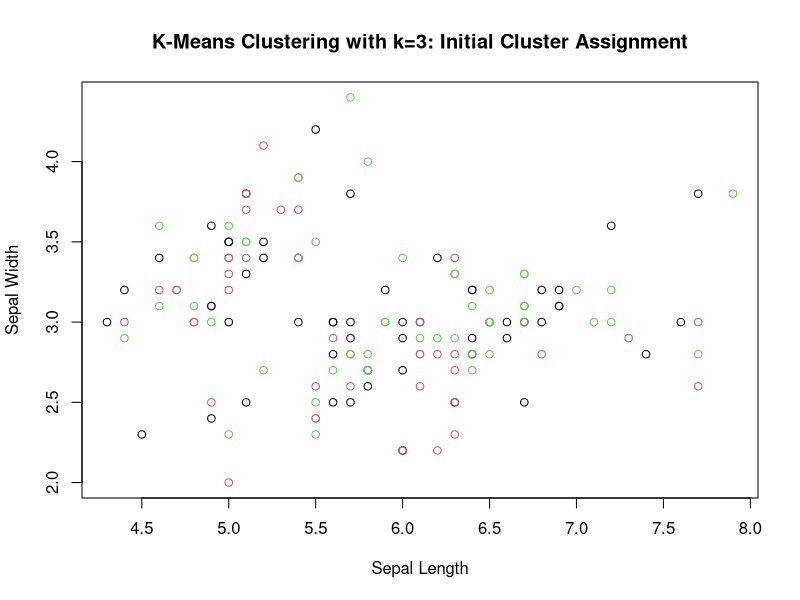
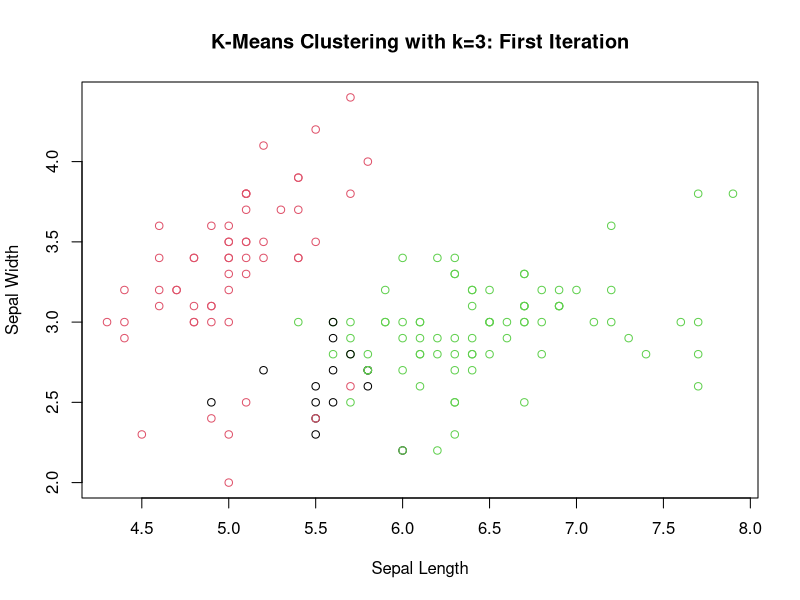
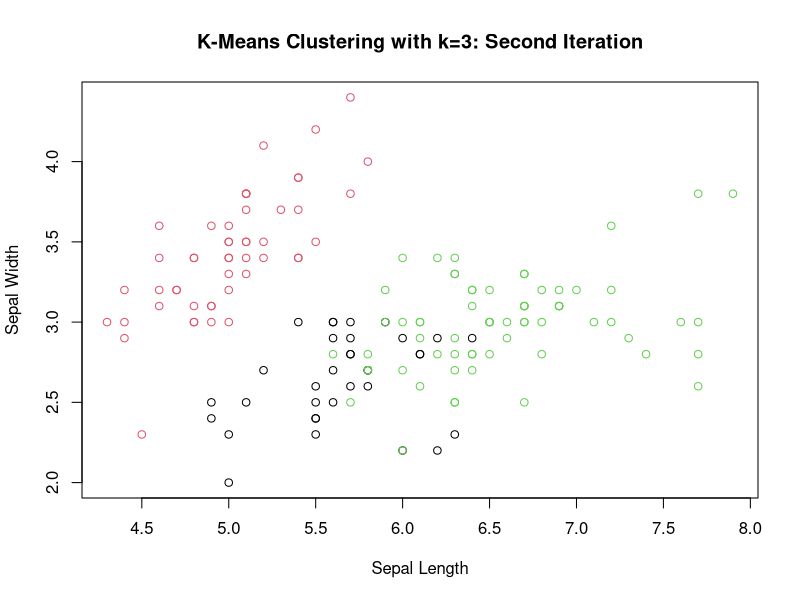
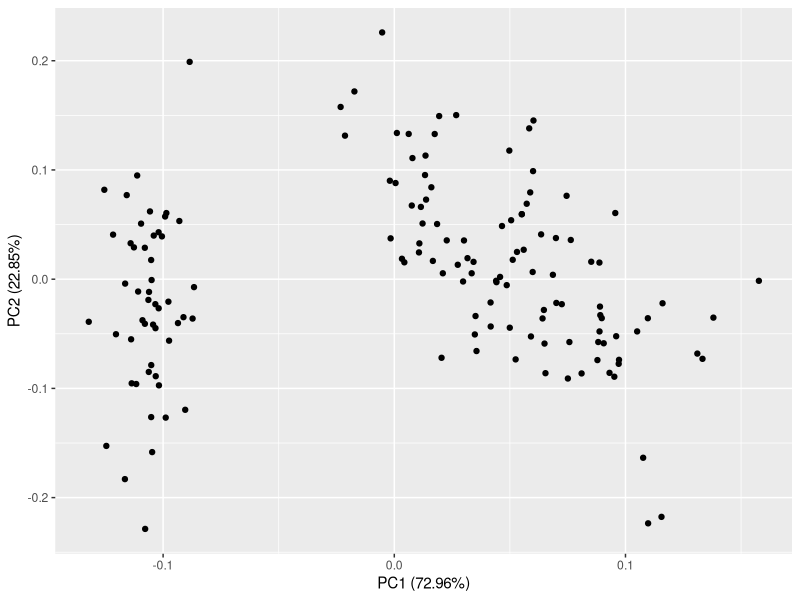
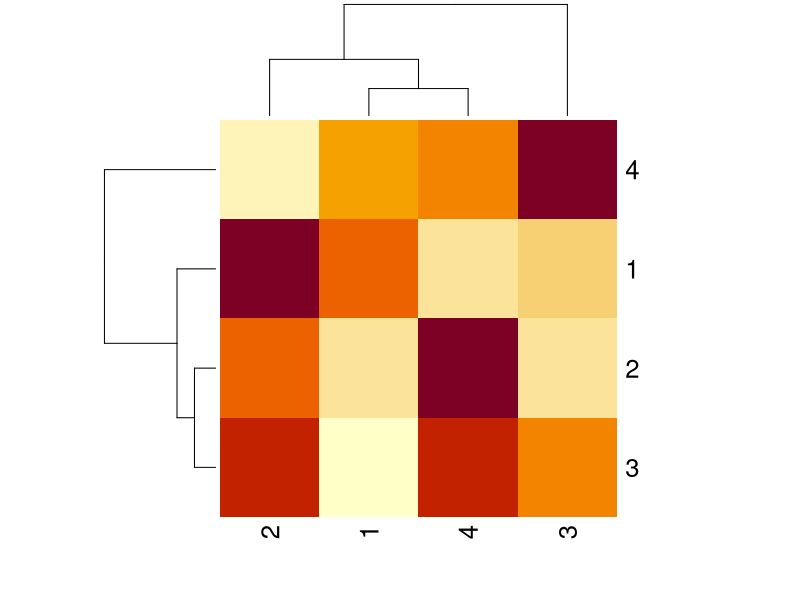
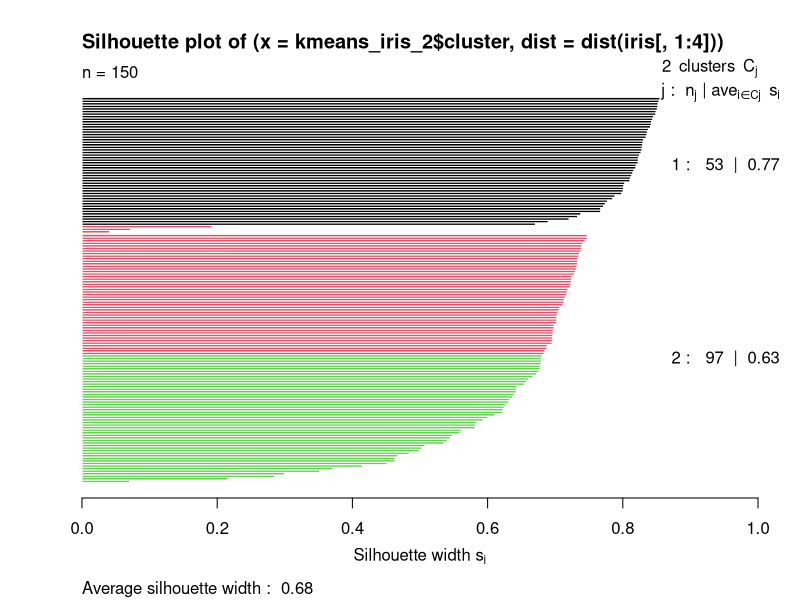
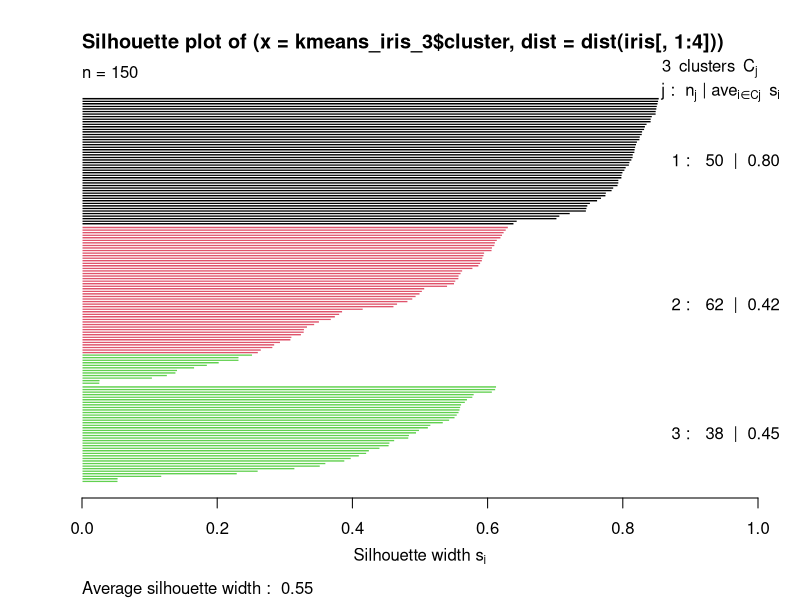
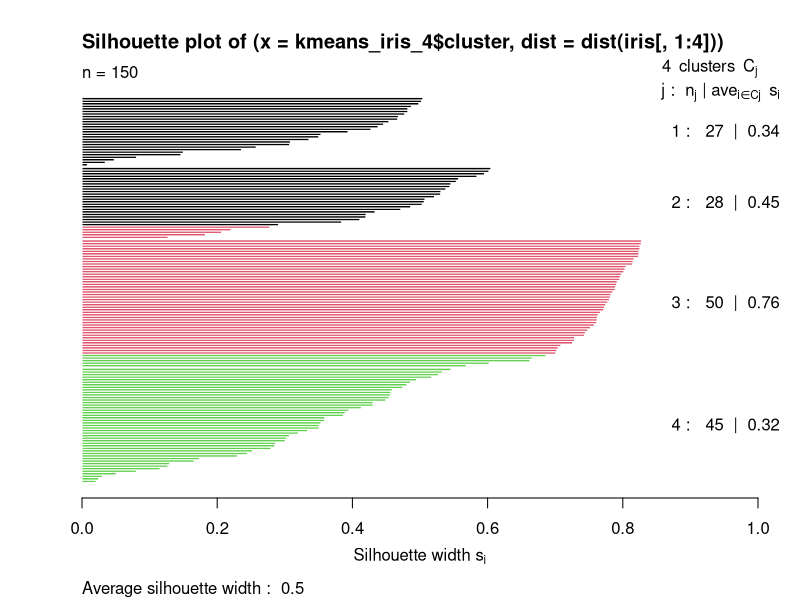

Here is the R script that generated these plots, in order:
## ---- chunk 1
# Loading libraries
library(ggplot2)
library(fastICA)
library(tidyverse)
library(ggfortify)
library(cluster)
## ---- chunk 2
data(iris)
#You can choose however many clusters you want
head(iris)
## ---- chunk 3
# Dropped "species" column
iris_subset <- select(iris, -"Species")
head(iris_subset, n = 3)
## ---- chunk 4
# Use set.seed function so data is replicable
set.seed(4)

# K = 3
# Randomly assign each data point to a number from 1-3
iris_subset$Cluster <- sample(1:3, nrow(iris), replace = TRUE)

# First Iteration

# Compute cluster centroid
# There are 4 variables, so the centroids will be vectors of length 4
cluster_1 <- filter(iris_subset, Cluster == 1)
cluster_2 <- filter(iris_subset, Cluster == 2)
cluster_3 <- filter(iris_subset, Cluster == 3)

a <- as.vector(apply(cluster_1, 2, mean)[1:4])
b <- as.vector(apply(cluster_2, 2, mean)[1:4])
c <- as.vector(apply(cluster_3, 2, mean)[1:4])

# Euclidean distance of each point from each centroid
d <- sqrt(((iris_subset[1]-a[1])^2)+((iris_subset[2]-a[2])^2)+((iris_subset[3]-a[3])^2)+((iris_subset[4]-a[4])^2))
e <- sqrt(((iris_subset[1]-b[1])^2)+((iris_subset[2]-b[2])^2)+((iris_subset[3]-b[3])^2)+((iris_subset[4]-b[4])^2))
f <- sqrt(((iris_subset[1]-c[1])^2)+((iris_subset[2]-c[2])^2)+((iris_subset[3]-c[3])^2)+((iris_subset[4]-c[4])^2))

df <- data.frame(d,e,f)

# Finds minimum distance
iris_subset$Min_dist_1 <- apply(df, 1, min)

# Assigns to new cluster
iris_subset$Cluster_2 <- apply(df, 1, which.min)

# Second Iteration

# Computer cluster centroid
cluster_1.1 <- filter(iris_subset, Cluster_2 == 1)
cluster_2.1 <- filter(iris_subset, Cluster_2 == 2)
cluster_3.1 <- filter(iris_subset, Cluster_2 == 3)

g <- as.vector(apply(cluster_1.1, 2, mean)[1:4])
h <- as.vector(apply(cluster_2.1, 2, mean)[1:4])
i <- as.vector(apply(cluster_3.1, 2, mean)[1:4])

j <- sqrt(((iris_subset[1] - g[1])^2)+((iris_subset[2] - g[2])^2)+((iris_subset[3] - g[3])^2)+((iris_subset[4] - g[4])^2))
k <- sqrt(((iris_subset[1] - h[1])^2)+((iris_subset[2] - h[2])^2)+((iris_subset[3] - h[3])^2)+((iris_subset[4] - h[4])^2))
l <- sqrt(((iris_subset[1] - i[1])^2)+((iris_subset[2] - i[2])^2)+((iris_subset[3] - i[3])^2)+((iris_subset[4] - i[4])^2))

df1 <- data.frame(j, k, l)

# Finds Minimum Distance
iris_subset$Min_dist_2 <- apply(df1, 1, min)

# Assigns to new cluster
iris_subset$Cluster_3 <- apply(df1, 1, which.min)

# Displays clusters in each iteration
iris_clusters <- select(iris_subset, -c("Min_dist_1","Min_dist_2"))
iris_clusters                     
## ---- chunk 5
# Plotting first two variables to get an idea of clusters, although would have used principal component analysis if prompted, will not show output

plot(iris_subset$Sepal.Length, iris_subset$Sepal.Width, col=iris_subset$Cluster, main = "K-Means Clustering with k=3: Initial Cluster Assignment", xlab = "Sepal Length", ylab = "Sepal Width")
plot(iris_subset$Sepal.Length, iris_subset$Sepal.Width, col=iris_subset$Cluster_2, main = "K-Means Clustering with k=3: First Iteration", xlab = "Sepal Length", ylab = "Sepal Width")
plot(iris_subset$Sepal.Length, iris_subset$Sepal.Width, col=iris_subset$Cluster_3, main = "K-Means Clustering with k=3: Second Iteration", xlab = "Sepal Length", ylab = "Sepal Width")
## ---- chunk 6
# Converting data into matrix 
iris_pca <- data.matrix(iris[,1:4])

# Running PCA
pr_iris <- prcomp(iris_pca, scale.=TRUE)
pr_iris

# Plotting 
autoplot(prcomp(iris_pca, scale.=TRUE))

# Calculating percent variance explained by each principle component to check plot labels

# Variance of each principle component
pr_iris$sdev^2

# Sum of variance of each principle component
sum(pr_iris$sdev^2)

# Percent variance each principle component describes.
per_var <- pr_iris$sdev^2/sum(pr_iris$sdev^2)

# Isolating PC1 and PC2, which cumulatively describe 95.81% of the variance. PC1 describes 72.96% of the variance, and PC2 describes 22.85% of the variance. 
per_var[1:2]
## ---- chunk 7
iris_ica <- data.matrix(iris[,1:4])
ica_output <- fastICA(iris_ica, 4, fun = "logcosh", alpha = 1, row.norm = FALSE, maxit = 200, tol = 0.0001, verbose = FALSE)
ica_output
## ---- chunk 8
# Plotting as heatmap
heatmap(ica_output$A)
## ---- chunk 9
# Running k-means
set.seed(4)

# Trying with two clusters
kmeans_iris_2 <- kmeans(iris[,1:4], 2)

a <- silhouette(kmeans_iris_2$cluster, dist(iris[,1:4]))

plot(a, col=iris$Species)

# Trying with three clusters
kmeans_iris_3 <- kmeans(iris[,1:4], 3)

b <- silhouette(kmeans_iris_3$cluster, dist(iris[,1:4]))

plot(b, col=iris$Species)

# Trying with four clusters
kmeans_iris_4 <- kmeans(iris[,1:4], 4)

c <- silhouette(kmeans_iris_4$cluster, dist(iris[,1:4]))

plot(c, col=iris$Species)

# Checking which species are in which cluster
levels(iris$Species)
palette()

# Per silhouette analysis, two clusters results in the highest average silhouette width. The data cluster somewhat by species, in that one species (setosa) is in the first cluster, and the remaining two species (versicolor and virginica) are in the second cluster; however, the clusters do not each represent a species.

# Running K means with two clusters
kmeans_iris_2 <- kmeans(iris[,1:4], 2)
kmeans_iris_2

# PCA plot colored by species
autoplot(prcomp(iris_pca, scale.=TRUE), data = iris, col = "Species")
## ---- chunk 10
# First linkage type and distance metric
iris_dist <- dist(iris[,1:4], method = "manhattan")
iris_dend <- hclust(iris_dist, method = "average")
plot(iris_dend)

# Second linkage type and distance metric
iris_dist_2 <- dist(iris[,1:4], method = "euclidean")
iris_dend_2 <- hclust(iris_dist_2, method = "complete")
plot(iris_dend_2)
## ---- chunk 11
# Trying two different cut points
plot(iris_dend_2)
rect.hclust(iris_dend_2, k = 3)

plot(iris_dend_2)
rect.hclust(iris_dend_2, k = 2)
## ---- chunk 12
# Coloring PCA plot according to clustering
tree_2 <- cutree(iris_dend_2, k = 2)
autoplot(prcomp(iris_pca, scale.=TRUE), data = iris, col = tree_2)

tree <- cutree(iris_dend_2, k = 3)
autoplot(prcomp(iris_pca, scale.=TRUE), data = iris, col = tree)
